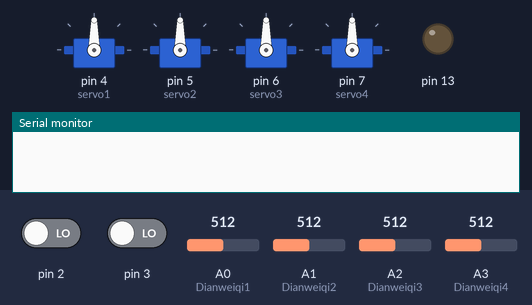
Bench run of a sketch on a simulated Arduino Uno, built with avr-gcc and run on an emulated ATmega328P. Parts: 4 × servo, output pins drawn as LEDs (lit = HIGH), the last lines printed to the serial monitor. Dashed ring = blinking. The test bench sets the inputs (shaded band); at power-on: pin 3 LOW, A0 (Dianweiqi1) = 512, A1 (Dianweiqi2) = 512, A2 (Dianweiqi3) = 512, A3 (Dianweiqi4) = 512, pin 2 LOW.

Above: at 1.2 s.
1.3 s: pin 3 driven HIGH
At 1.4 s:
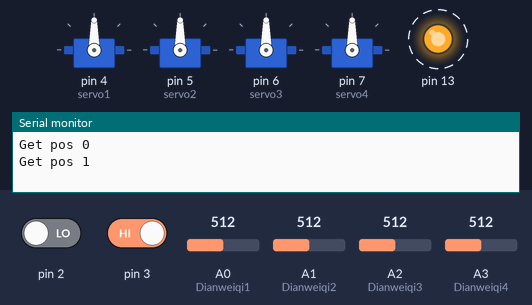
4.3 s: A0 (Dianweiqi1) set to 716
At 4.7 s:
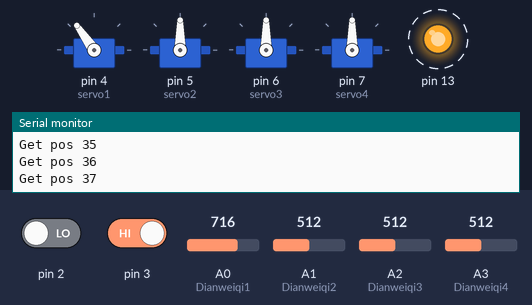
7.3 s: A1 (Dianweiqi2) set to 716
At 7.7 s:
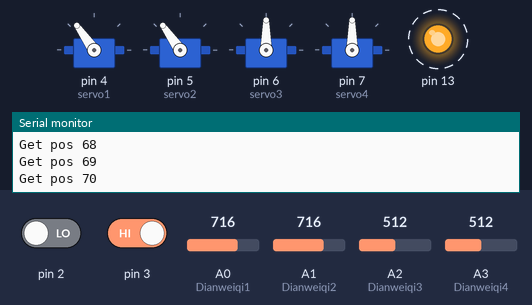
10.3 s: A2 (Dianweiqi3) set to 716
At 10.7 s:
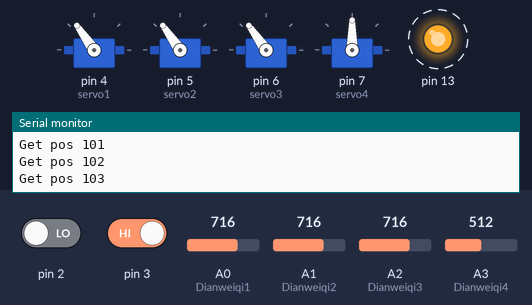
13.3 s: A3 (Dianweiqi4) set to 716
At 13.8 s:
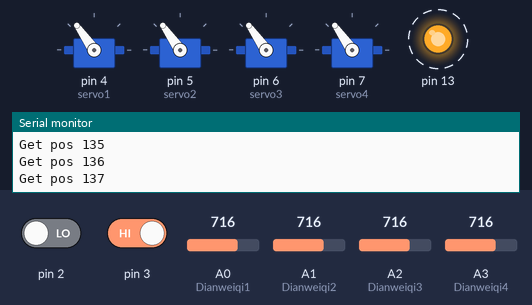
16.3 s: A0 (Dianweiqi1) set to 992
At 17.1 s:
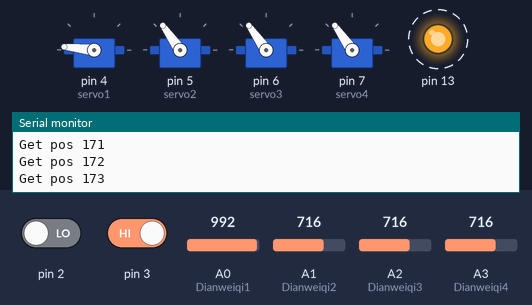
Timing chart, 0 to 19.5 s (numbered marks = the images above; inputs shaded):
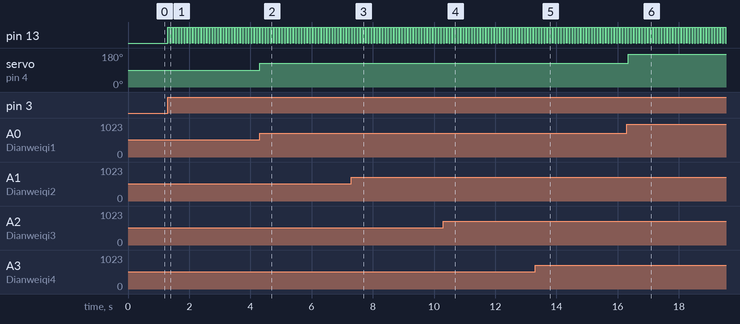

The sketch:

_11.10.ino
```cpp
#include <Servo.h>
Servo servo1;
Servo servo2;
Servo servo3;
Servo servo4;
const int top=200;//动作组存储上限
int myInts1[top],myInts2[top],myInts3[top],myInts4[top];//存储动作组的数组
int i=0,n=0;//动作组的序数
int pos1=0,pos2=0,pos3=0,pos4=0;
int a1=0,a2=0,a3=0,a4=0;
const int Dianweiqi1 = A0;//定义电位器1引脚
const int Dianweiqi2 = A1;//定义电位器2引脚
const int Dianweiqi3 = A2;
const int Dianweiqi4 = A3;
unsigned long previousMillis = 0;
void goservo();
void Read();
void Map();
void Print();
void setup(){
  Serial.begin(9600);
  pinMode(2,INPUT);//按键执行动作组
  pinMode(3,INPUT);//按键存储角度
  pinMode(Dianweiqi1,INPUT);//定义电位器输入
  pinMode(Dianweiqi2,INPUT);
  pinMode(Dianweiqi3,INPUT);
  pinMode(Dianweiqi4,INPUT);
  pinMode(13,OUTPUT);//指示灯
  digitalWrite(13,LOW);
  servo1.attach(4);
  servo2.attach(5);
  servo3.attach(6);
  servo4.attach(7);

}

void loop(){
  unsigned long currentMillis = millis();
  Read();
  Map();
       servo1.write(pos1);
       servo2.write(pos2);
       servo3.write(pos3);
       servo4.write(pos4);
  delay(10);
  if (currentMillis - previousMillis >= 1000) //定时输出数据
  {
    previousMillis = currentMillis;
    //Print();
  }

  if(digitalRead(3) == HIGH)
  {
    myInts1[i] = pos1;
    myInts2[i] = pos2;
    myInts3[i] = pos3;
    myInts4[i] = pos4;
    Serial.println(String("Get pos ")+i);
    i++;
    n=i;
    digitalWrite(13,HIGH);
    delay(80);
    digitalWrite(13,LOW);
    }
      if(digitalRead(2) == HIGH)//按键后这里执行数组里面存储的动作组
        {   while(1)//死循环
              {i=0;
                do
                  {
                    goservo();
                   Serial.println(String("Doing step ")+i);
                    delay(50);
                    i++;}
                while(i<n);

          delay(1000);
               }
          }
}
void Read()
{
  a1 = analogRead(Dianweiqi1);
  a2 = analogRead(Dianweiqi2);
  a3 = analogRead(Dianweiqi3);
  a4 = analogRead(Dianweiqi4);
  }
void Map()
{
  pos1 = map(a1,0,1023,0,180);
  pos2 = map(a2,0,1023,0,180);
  pos3 = map(a3,0,1023,0,180);
  pos4 = map(a4,0,1023,0,180);
  }
void goservo()
{
       pos1 = myInts1[i];
       pos2 = myInts2[i];
       pos3 = myInts3[i];
       pos4 = myInts4[i];
       servo1.write(pos1);
       servo2.write(pos2);
       servo3.write(pos3);
       servo4.write(pos4);
  }
void Print()
{
  Serial.println(String("Dianweiqi 1    ")+a1);
  Serial.println(String("Dianweiqi 2    ")+a2);
  Serial.println(String("Dianweiqi 3    ")+a3);
  Serial.println(String("Dianweiqi 4    ")+a4);
  Serial.println(String("Servo     1    ")+pos1);
  Serial.println(String("Servo     2    ")+pos2);
  Serial.println(String("Servo     3    ")+pos3);
  Serial.println(String("Servo     4    ")+pos4);
  }
```

Measured:
- after the input at 1.3 s, pin 13: alternates HIGH for 0.08 s and LOW for 0.01 s, starting at once
- after the input at 4.3 s, servo on pin 4 (servo1): 90° → 125° at once
- after the input at 7.3 s, servo on pin 5 (servo2): 90° → 125° at once
- after the input at 10.3 s, servo on pin 6 (servo3): 90° → 125° at once
- after the input at 13.3 s, servo on pin 7 (servo4): 90° → 125° at once
- after the input at 16.3 s, servo on pin 4 (servo1): 125° → 174° after 0.05 s
